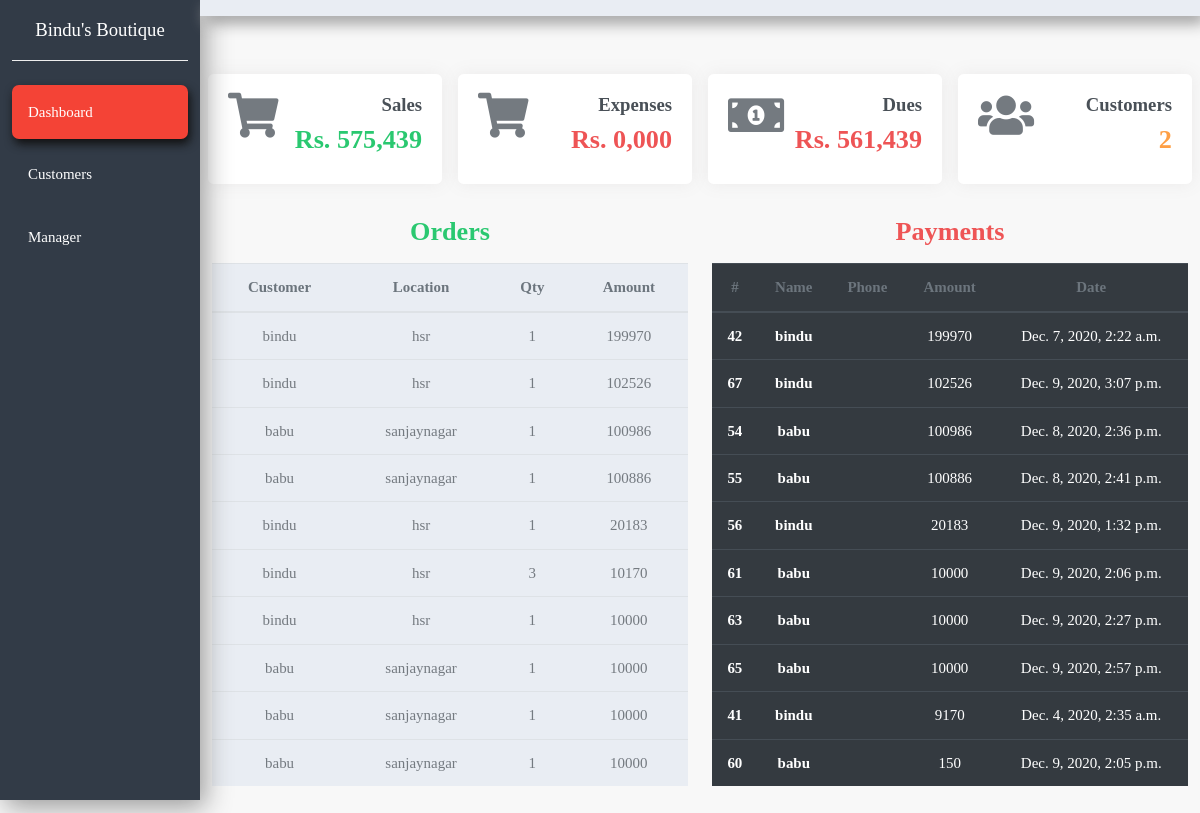
The page / on the database its author committed.
### crm/models.py (models this page shows, shortened)
class Order(models.Model):
    customer = models.ForeignKey(Customer, null= True, on_delete= models.SET_NULL)
    category = models.CharField(max_length=1,default='S',null=True)
    gold_rate = models.DecimalField(max_digits=10,decimal_places=2,null=True,default=0.00)
    cost = models.IntegerField(null=True, blank=True,default=0)
    paid = models.IntegerField(null=True, blank=True,default=0)
    balance = models.IntegerField(null=True, blank=True,default=0)
    qty = models.IntegerField(null=True, blank=True,default=1)
    date_created = models.DateTimeField(auto_now_add=True, null=True)

class Customer(models.Model):
    name = models.CharField(max_length=200, null=True)
    phone = models.CharField(max_length=200, null=True)
    address = models.CharField(max_length=200, null=True)
    date_created = models.DateTimeField(auto_now_add=True, null=True)
    def __str__(self):
        return self.name

### crm/views.py (the view)
# urls.py: 2. Add a URL to urlpatterns:  path('', views.home, name='home')
def home(request):
    orders = Order.objects.all().order_by('-cost')[:10]
    customers = Customer.objects.all()
    sales = Order.objects.all().aggregate(Sum('cost'))['cost__sum']
    balance = Order.objects.all().aggregate(Sum('balance'))['balance__sum']
    users = Customer.objects.all().count()
    visitors = Customer.objects.all().count()
    payments = Order.objects.filter(balance__gt=0).order_by('-balance')[:10]
    context = {'orders': orders, 'customers': customers, 'sales': "{:,.0f}".format(sales) ,
        'balance': "{:,.0f}".format(balance) , 'users': users, 'visitors': visitors,'payments':payments}
    print(context)
    return render(request, 'crm/dashboard.html',context)

### crm/templates/crm/dashboard.html (shortened to what this page needs)
{% extends 'crm/base.html'%}
{% block content %}
  <section style="margin-top: 50px;">
    <div class="container-fluid">
      <div class="row">
        <div class="col-xl-10 col-lg-9 col-md-8 ml-auto">
          <div class="row">
            <div class="col-xl-3 col-sm-6 p-2">
              <div class="card card-common">
                <div class="card-body">
                  <div class="d-flex justify-content-between">
                    <i class="fas fa-shopping-cart fa-3x text-secondary"></i>
                    <div class="text-right text-secondary">
                      <h5>Sales</h5>
                      <h3><span class="text-success">Rs. {{sales}}</span></h3>
                    </div>
                  </div>
                </div>
              </div>
            </div>
            <div class="col-xl-3 col-sm-6 p-2">
              <div class="card card-common">
                <div class="card-body">
                  <div class="d-flex justify-content-between">
                    <i class="fas fa-shopping-cart fa-3x text-secondary"></i>
                    <div class="text-right text-secondary">
                      <h5>Expenses</h5>
                      <h3><span class="text-danger">Rs. 0,000</span></h3>
                    </div>
                  </div>
                </div>
              </div>
            </div>
            <div class="col-xl-3 col-sm-6 p-2">
              <div class="card card-common">
                <div class="card-body">
                  <div class="d-flex justify-content-between">
                    <i class="fas fa-money-bill-alt fa-3x text-secondary"></i>
                    <div class="text-right text-secondary">
                      <h5>Dues</h5>
                      <h3><span class="text-danger">Rs. {{balance}}</span></h3>
                    </div>
                  </div>
                </div>
              </div>
            </div>
            <div class="col-xl-3 col-sm-6 p-2">
              <div class="card card-common">
                <div class="card-body">
                  <div class="d-flex justify-content-between">
                    <i class="fas fa-users fa-3x text-secondary"></i>
                    <div class="text-right text-secondary">
                      <h5>Customers</h5>
                      <h3><span class="text-warning">{{users}}</span></h3>
                    </div>
                  </div>
                </div>
              </div>
            </div>
              </div>
            </div>
          </div>
        </div>
  </section>
  <section>
    <div class="container-fluid">
      <div class="row mb-5">
        <div class="col-xl-10 col-lg-9 col-md-8 ml-auto">
          <div class="row align-items-center">
            <div class="col-xl-6 col-12 mb-4 mb-xl-0">
              <h3 class="text-muted text-center mb-3"><span class="text-success">Orders</span></h3>
              <table class="table table-striped bg-light text-center">
                <thead>
                  <tr class="text-muted">
                    <th>Customer</th>
                    <th>Location</th>
                    <th>Qty</th>
                    <th>Amount</th>
                  </tr>
                </thead>
                <tbody>
                  {%  for i in orders %}
                  <tr>
                    <td>{{i.customer}}</td>
                    <td>{{i.customer.address}}</td>
                    <td>{{i.qty}}</td>
                    <td>{{i.cost}}</td>
                  </tr>
                {% endfor %}
                </tbody>
              </table>
            </div>
            <div class="col-xl-6 col-12  mb-4 mb-xl-0">
              <h3 class="text-muted text-center mb-3"><span class="text-danger">Payments</span></h3>
              <table id="payments-datatable" class="table table-dark table-hover text-center">
                <thead>
                  <tr class="text-muted">
                    <th>#</th>
                    <th>Name</th>
                    <th>Phone</th>
                    <th>Amount</th>
                    <th>Date</th>
                  </tr>
                </thead>
                <tbody>
                  {% for p in payments %}
                  <tr>{{p.order}}
                    <th>{{p.id}}</th>
                    <th>{{p.customer}}</th>
                    <td>{{i.customer.phone}}</td>
                    <td>{{p.balance}}</td>
                    <td>{{p.date_created}}</td>
                  </tr>
                  {% endfor %}
                </tbody>
              </table>
            </div>
          </div>
        </div>
      </div>
    </div>
  </section>
{% endblock %}

### static/css/base.css (style rules this page uses)
body { font-family: 'Montserrat', sans-serif; background-color: #eee; }
.card-common { box-shadow: 1px 2px 5px #999; transition: all .4s; }

### rows shown on the page
Order: customer "bindu", customer.address "hsr", qty "1", cost "199970", id "42", balance "199970", date_created "Dec. 7, 2020, 2:22 a.m."
Order: customer "bindu", customer.address "hsr", qty "1", cost "102526", id "67", balance "102526", date_created "Dec. 9, 2020, 3:07 p.m."
Order: customer "babu", customer.address "sanjaynagar", qty "1", cost "100986", id "54", balance "100986", date_created "Dec. 8, 2020, 2:36 p.m."
Order: customer "babu", customer.address "sanjaynagar", qty "1", cost "100886", id "55", balance "100886", date_created "Dec. 8, 2020, 2:41 p.m."
Order: customer "bindu", customer.address "hsr", qty "1", cost "20183", id "56", balance "20183", date_created "Dec. 9, 2020, 1:32 p.m."
Order: customer "bindu", customer.address "hsr", qty "3", cost "10170", id "41", balance "9170", date_created "Dec. 4, 2020, 2:35 a.m."
Order: customer "bindu", customer.address "hsr", qty "1", cost "10000"
Order: customer "babu", customer.address "sanjaynagar", qty "1", cost "10000", id "61", balance "10000", date_created "Dec. 9, 2020, 2:06 p.m."
Order: customer "babu", customer.address "sanjaynagar", qty "1", cost "10000", id "63", balance "10000", date_created "Dec. 9, 2020, 2:27 p.m."
Order: customer "babu", customer.address "sanjaynagar", qty "1", cost "10000", id "65", balance "10000", date_created "Dec. 9, 2020, 2:57 p.m."
Order: id "60", customer "babu", balance "150", date_created "Dec. 9, 2020, 2:05 p.m."

### other values the page prints
{{ sales }} "575,439"
{{ balance }} "561,439"
{{ users }} "2"
